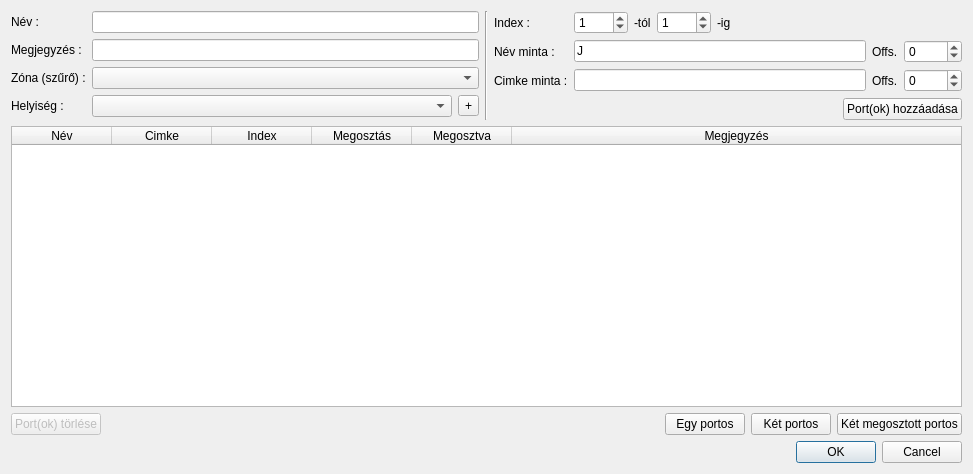
<?xml version="1.0" encoding="UTF-8"?>
<ui version="4.0">
 <class>patchSimpleDialog</class>
 <widget class="QDialog" name="patchSimpleDialog">
  <property name="geometry">
   <rect>
    <x>0</x>
    <y>0</y>
    <width>973</width>
    <height>474</height>
   </rect>
  </property>
  <property name="windowTitle">
   <string>Falicsatlakozó, vagy patch panel felvitele</string>
  </property>
  <layout class="QVBoxLayout" name="verticalLayout" stretch="0,1,0,0">
   <item>
    <layout class="QHBoxLayout" name="horizontalLayout_4" stretch="1,0,1">
     <item>
      <layout class="QFormLayout" name="formLayout">
       <item row="0" column="0">
        <widget class="QLabel" name="label">
         <property name="text">
          <string>Név :</string>
         </property>
        </widget>
       </item>
       <item row="0" column="1">
        <widget class="QLineEdit" name="lineEditName"/>
       </item>
       <item row="1" column="0">
        <widget class="QLabel" name="label_2">
         <property name="text">
          <string>Megjegyzés :</string>
         </property>
        </widget>
       </item>
       <item row="1" column="1">
        <widget class="QLineEdit" name="lineEditNote"/>
       </item>
       <item row="2" column="0">
        <widget class="QLabel" name="label_3">
         <property name="text">
          <string>Zóna (szűrő) :</string>
         </property>
        </widget>
       </item>
       <item row="2" column="1">
        <widget class="QComboBox" name="comboBoxZone"/>
       </item>
       <item row="3" column="0">
        <widget class="QLabel" name="label_4">
         <property name="text">
          <string>Helyiség : </string>
         </property>
        </widget>
       </item>
       <item row="3" column="1">
        <layout class="QHBoxLayout" name="horizontalLayout">
         <item>
          <widget class="QComboBox" name="comboBoxPlace"/>
         </item>
         <item>
          <widget class="QToolButton" name="toolButtonNewPlace">
           <property name="text">
            <string>+</string>
           </property>
          </widget>
         </item>
        </layout>
       </item>
      </layout>
     </item>
     <item>
      <widget class="Line" name="line">
       <property name="orientation">
        <enum>Qt::Vertical</enum>
       </property>
      </widget>
     </item>
     <item>
      <layout class="QFormLayout" name="formLayout_2">
       <item row="0" column="0">
        <widget class="QLabel" name="label_5">
         <property name="text">
          <string>Index : </string>
         </property>
        </widget>
       </item>
       <item row="1" column="0">
        <widget class="QLabel" name="label_8">
         <property name="text">
          <string>Név minta :</string>
         </property>
        </widget>
       </item>
       <item row="2" column="0">
        <widget class="QLabel" name="label_9">
         <property name="text">
          <string>Cimke minta :</string>
         </property>
        </widget>
       </item>
       <item row="3" column="1">
        <layout class="QHBoxLayout" name="horizontalLayout_3">
         <item>
          <spacer name="horizontalSpacer">
           <property name="orientation">
            <enum>Qt::Horizontal</enum>
           </property>
           <property name="sizeHint" stdset="0">
            <size>
             <width>40</width>
             <height>20</height>
            </size>
           </property>
          </spacer>
         </item>
         <item>
          <widget class="QPushButton" name="pushButtonAddPorts">
           <property name="text">
            <string>Port(ok) hozzáadása</string>
           </property>
          </widget>
         </item>
        </layout>
       </item>
       <item row="0" column="1">
        <layout class="QHBoxLayout" name="horizontalLayout_2">
         <item>
          <widget class="QSpinBox" name="spinBoxFrom">
           <property name="minimum">
            <number>0</number>
           </property>
           <property name="maximum">
            <number>1000</number>
           </property>
           <property name="value">
            <number>1</number>
           </property>
          </widget>
         </item>
         <item>
          <widget class="QLabel" name="label_6">
           <property name="text">
            <string>-tól</string>
           </property>
          </widget>
         </item>
         <item>
          <widget class="QSpinBox" name="spinBoxTo">
           <property name="minimum">
            <number>0</number>
           </property>
           <property name="maximum">
            <number>1000</number>
           </property>
           <property name="value">
            <number>1</number>
           </property>
          </widget>
         </item>
         <item>
          <widget class="QLabel" name="label_7">
           <property name="text">
            <string>-ig</string>
           </property>
          </widget>
         </item>
         <item>
          <spacer name="horizontalSpacer_3">
           <property name="orientation">
            <enum>Qt::Horizontal</enum>
           </property>
           <property name="sizeHint" stdset="0">
            <size>
             <width>40</width>
             <height>20</height>
            </size>
           </property>
          </spacer>
         </item>
        </layout>
       </item>
       <item row="1" column="1">
        <layout class="QHBoxLayout" name="horizontalLayout_6">
         <item>
          <widget class="QLineEdit" name="lineEditNamePattern">
           <property name="text">
            <string>J</string>
           </property>
          </widget>
         </item>
         <item>
          <widget class="QLabel" name="label_10">
           <property name="text">
            <string>Offs.</string>
           </property>
          </widget>
         </item>
         <item>
          <widget class="QSpinBox" name="spinBoxNameOffs">
           <property name="minimum">
            <number>-1000</number>
           </property>
           <property name="maximum">
            <number>1000</number>
           </property>
          </widget>
         </item>
        </layout>
       </item>
       <item row="2" column="1">
        <layout class="QHBoxLayout" name="horizontalLayout_7">
         <item>
          <widget class="QLineEdit" name="lineEditTagPattern"/>
         </item>
         <item>
          <widget class="QLabel" name="label_11">
           <property name="text">
            <string>Offs.</string>
           </property>
          </widget>
         </item>
         <item>
          <widget class="QSpinBox" name="spinBoxTagOffs">
           <property name="minimum">
            <number>-1000</number>
           </property>
           <property name="maximum">
            <number>1000</number>
           </property>
          </widget>
         </item>
        </layout>
       </item>
      </layout>
     </item>
    </layout>
   </item>
   <item>
    <widget class="QTableWidget" name="tableWidgetPorts">
     <property name="alternatingRowColors">
      <bool>true</bool>
     </property>
     <property name="selectionBehavior">
      <enum>QAbstractItemView::SelectRows</enum>
     </property>
     <attribute name="horizontalHeaderStretchLastSection">
      <bool>true</bool>
     </attribute>
     <column>
      <property name="text">
       <string>Név</string>
      </property>
     </column>
     <column>
      <property name="text">
       <string>Cimke</string>
      </property>
     </column>
     <column>
      <property name="text">
       <string>Index</string>
      </property>
     </column>
     <column>
      <property name="text">
       <string>Megosztás</string>
      </property>
      <property name="toolTip">
       <string>A hátlapi megosztás típusa</string>
      </property>
     </column>
     <column>
      <property name="text">
       <string>Megosztva</string>
      </property>
      <property name="toolTip">
       <string>Hátlapi megossztás esetén az elsödleges port indexe</string>
      </property>
     </column>
     <column>
      <property name="text">
       <string>Megjegyzés</string>
      </property>
     </column>
    </widget>
   </item>
   <item>
    <layout class="QHBoxLayout" name="horizontalLayout_5">
     <item>
      <widget class="QPushButton" name="pushButtonDelPort">
       <property name="enabled">
        <bool>false</bool>
       </property>
       <property name="text">
        <string>Port(ok) törlése</string>
       </property>
      </widget>
     </item>
     <item>
      <spacer name="horizontalSpacer_2">
       <property name="orientation">
        <enum>Qt::Horizontal</enum>
       </property>
       <property name="sizeHint" stdset="0">
        <size>
         <width>40</width>
         <height>20</height>
        </size>
       </property>
      </spacer>
     </item>
     <item>
      <widget class="QPushButton" name="pushButtonPort1">
       <property name="text">
        <string>Egy portos</string>
       </property>
      </widget>
     </item>
     <item>
      <widget class="QPushButton" name="pushButtonPort2">
       <property name="text">
        <string>Két portos</string>
       </property>
      </widget>
     </item>
     <item>
      <widget class="QPushButton" name="pushButtonPort2Shared">
       <property name="text">
        <string>Két megosztott portos</string>
       </property>
      </widget>
     </item>
    </layout>
   </item>
   <item>
    <widget class="QDialogButtonBox" name="buttonBox">
     <property name="enabled">
      <bool>true</bool>
     </property>
     <property name="orientation">
      <enum>Qt::Horizontal</enum>
     </property>
     <property name="standardButtons">
      <set>QDialogButtonBox::Cancel|QDialogButtonBox::Ok</set>
     </property>
    </widget>
   </item>
  </layout>
 </widget>
 <resources/>
 <connections>
  <connection>
   <sender>buttonBox</sender>
   <signal>accepted()</signal>
   <receiver>patchSimpleDialog</receiver>
   <slot>accept()</slot>
   <hints>
    <hint type="sourcelabel">
     <x>248</x>
     <y>254</y>
    </hint>
    <hint type="destinationlabel">
     <x>157</x>
     <y>274</y>
    </hint>
   </hints>
  </connection>
  <connection>
   <sender>buttonBox</sender>
   <signal>rejected()</signal>
   <receiver>patchSimpleDialog</receiver>
   <slot>reject()</slot>
   <hints>
    <hint type="sourcelabel">
     <x>316</x>
     <y>260</y>
    </hint>
    <hint type="destinationlabel">
     <x>286</x>
     <y>274</y>
    </hint>
   </hints>
  </connection>
 </connections>
</ui>
